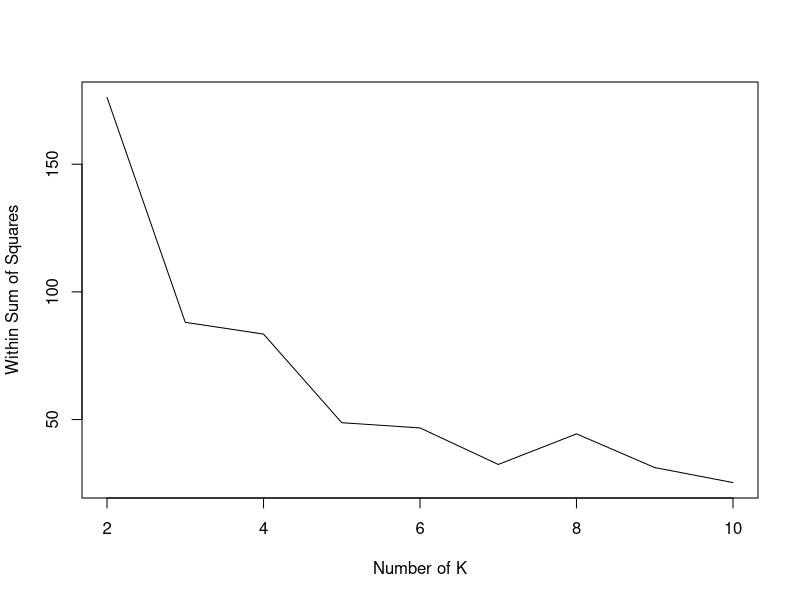

Recreate this plot in R. (Note: this script raises an error after producing the figure.)
# Obtaining the optimum number of clusters for k-means

customer = read.csv('data/customer.csv', header = TRUE)
customer = scale(customer[,-1])

# Calculate the sum of squares (withinss) of different numbers of clusters
nk = 2:10
set.seed(22)


WSS = sapply(nk, function(k) {
  kmeans(customer, centers = k)$tot.withinss
})
WSS # For the within sum of squares, lower values represent clusters with better quality

# Plot the within sum of squares (with different values for k)
plot(nk, WSS, type = "l", xlab = "Number of K", ylab = "Within Sum of Squares")


# Calculate the average silhouette width
SW = sapply(nk, function(k) {
  cluster.stats(dist(customer), kmeans(customer, centers = k)$cluster)$avg.silwidth
})
SW

# Plot the average silhouette width (with different values for k)
plot(nk, SW, type = "l", xlab = "Number of Clusters", ylab = "Average Silhouette Width")

# Determine the location of the maximum average silhouette width
nk[which.max(SW)]
